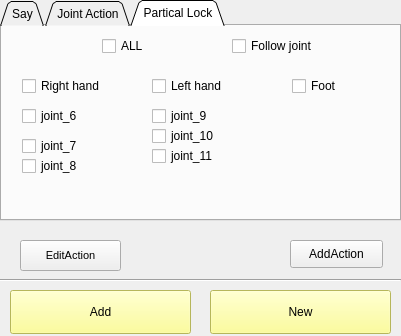
<?xml version="1.0" encoding="UTF-8"?>
<ui version="4.0">
 <class>AddActionFrom</class>
 <widget class="QWidget" name="AddActionFrom">
  <property name="enabled">
   <bool>true</bool>
  </property>
  <property name="geometry">
   <rect>
    <x>0</x>
    <y>0</y>
    <width>401</width>
    <height>336</height>
   </rect>
  </property>
  <property name="windowTitle">
   <string>Add</string>
  </property>
  <widget class="QTabWidget" name="tabWidgetAction">
   <property name="geometry">
    <rect>
     <x>0</x>
     <y>0</y>
     <width>401</width>
     <height>221</height>
    </rect>
   </property>
   <property name="layoutDirection">
    <enum>Qt::LeftToRight</enum>
   </property>
   <property name="tabPosition">
    <enum>QTabWidget::North</enum>
   </property>
   <property name="tabShape">
    <enum>QTabWidget::Triangular</enum>
   </property>
   <property name="currentIndex">
    <number>2</number>
   </property>
   <property name="iconSize">
    <size>
     <width>20</width>
     <height>20</height>
    </size>
   </property>
   <property name="elideMode">
    <enum>Qt::ElideNone</enum>
   </property>
   <property name="tabBarAutoHide">
    <bool>false</bool>
   </property>
   <widget class="QWidget" name="Say">
    <attribute name="title">
     <string>Say</string>
    </attribute>
    <widget class="QLabel" name="lbNameSay">
     <property name="geometry">
      <rect>
       <x>10</x>
       <y>20</y>
       <width>81</width>
       <height>20</height>
      </rect>
     </property>
     <property name="text">
      <string>Name action:</string>
     </property>
     <property name="alignment">
      <set>Qt::AlignCenter</set>
     </property>
    </widget>
    <widget class="QTextEdit" name="txtNameSay">
     <property name="geometry">
      <rect>
       <x>90</x>
       <y>10</y>
       <width>291</width>
       <height>31</height>
      </rect>
     </property>
    </widget>
    <widget class="QPlainTextEdit" name="txtSay">
     <property name="geometry">
      <rect>
       <x>90</x>
       <y>60</y>
       <width>291</width>
       <height>131</height>
      </rect>
     </property>
     <property name="plainText">
      <string/>
     </property>
    </widget>
    <widget class="QLabel" name="lbSay">
     <property name="geometry">
      <rect>
       <x>10</x>
       <y>60</y>
       <width>71</width>
       <height>21</height>
      </rect>
     </property>
     <property name="text">
      <string>Say:</string>
     </property>
     <property name="alignment">
      <set>Qt::AlignCenter</set>
     </property>
    </widget>
   </widget>
   <widget class="QWidget" name="ActionBasic">
    <attribute name="title">
     <string>Joint Action</string>
    </attribute>
    <widget class="QListWidget" name="listWidgetActionBasic">
     <property name="geometry">
      <rect>
       <x>0</x>
       <y>0</y>
       <width>401</width>
       <height>191</height>
      </rect>
     </property>
    </widget>
   </widget>
   <widget class="QWidget" name="Plock">
    <attribute name="title">
     <string>Partical Lock</string>
    </attribute>
    <widget class="QCheckBox" name="checkBoxALL">
     <property name="geometry">
      <rect>
       <x>100</x>
       <y>10</y>
       <width>81</width>
       <height>20</height>
      </rect>
     </property>
     <property name="text">
      <string>ALL</string>
     </property>
    </widget>
    <widget class="QCheckBox" name="checkBoxHR">
     <property name="geometry">
      <rect>
       <x>20</x>
       <y>50</y>
       <width>91</width>
       <height>20</height>
      </rect>
     </property>
     <property name="text">
      <string>Right hand</string>
     </property>
    </widget>
    <widget class="QCheckBox" name="checkBoxHL">
     <property name="geometry">
      <rect>
       <x>150</x>
       <y>50</y>
       <width>91</width>
       <height>20</height>
      </rect>
     </property>
     <property name="text">
      <string>Left hand</string>
     </property>
    </widget>
    <widget class="QCheckBox" name="checkBoxF">
     <property name="geometry">
      <rect>
       <x>290</x>
       <y>50</y>
       <width>91</width>
       <height>20</height>
      </rect>
     </property>
     <property name="text">
      <string>Foot</string>
     </property>
    </widget>
    <widget class="QCheckBox" name="checkBoxFJ">
     <property name="geometry">
      <rect>
       <x>230</x>
       <y>10</y>
       <width>101</width>
       <height>20</height>
      </rect>
     </property>
     <property name="text">
      <string>Follow joint</string>
     </property>
    </widget>
    <widget class="QCheckBox" name="checkBoxH_9">
     <property name="geometry">
      <rect>
       <x>150</x>
       <y>80</y>
       <width>91</width>
       <height>20</height>
      </rect>
     </property>
     <property name="text">
      <string>joint_9</string>
     </property>
    </widget>
    <widget class="QCheckBox" name="checkBoxH_10">
     <property name="geometry">
      <rect>
       <x>150</x>
       <y>100</y>
       <width>91</width>
       <height>20</height>
      </rect>
     </property>
     <property name="text">
      <string>joint_10</string>
     </property>
    </widget>
    <widget class="QCheckBox" name="checkBoxH_11">
     <property name="geometry">
      <rect>
       <x>150</x>
       <y>120</y>
       <width>91</width>
       <height>20</height>
      </rect>
     </property>
     <property name="text">
      <string>joint_11</string>
     </property>
    </widget>
    <widget class="QCheckBox" name="checkBoxH_6">
     <property name="geometry">
      <rect>
       <x>20</x>
       <y>80</y>
       <width>91</width>
       <height>20</height>
      </rect>
     </property>
     <property name="text">
      <string>joint_6</string>
     </property>
    </widget>
    <widget class="QCheckBox" name="checkBoxH_7">
     <property name="geometry">
      <rect>
       <x>20</x>
       <y>110</y>
       <width>91</width>
       <height>20</height>
      </rect>
     </property>
     <property name="text">
      <string>joint_7</string>
     </property>
    </widget>
    <widget class="QCheckBox" name="checkBoxH_8">
     <property name="geometry">
      <rect>
       <x>20</x>
       <y>130</y>
       <width>91</width>
       <height>20</height>
      </rect>
     </property>
     <property name="text">
      <string>joint_8</string>
     </property>
    </widget>
   </widget>
  </widget>
  <widget class="QPushButton" name="btnSAVE">
   <property name="geometry">
    <rect>
     <x>290</x>
     <y>240</y>
     <width>93</width>
     <height>28</height>
    </rect>
   </property>
   <property name="text">
    <string>AddAction</string>
   </property>
  </widget>
  <widget class="Line" name="line">
   <property name="geometry">
    <rect>
     <x>0</x>
     <y>270</y>
     <width>401</width>
     <height>20</height>
    </rect>
   </property>
   <property name="orientation">
    <enum>Qt::Horizontal</enum>
   </property>
  </widget>
  <widget class="QPushButton" name="AddPoseButton">
   <property name="geometry">
    <rect>
     <x>10</x>
     <y>290</y>
     <width>181</width>
     <height>44</height>
    </rect>
   </property>
   <property name="styleSheet">
    <string notr="true">background-color: rgb(255, 255, 127);</string>
   </property>
   <property name="text">
    <string>Add</string>
   </property>
   <property name="icon">
    <iconset>
     <normalon>C:/Users/Dat/OneDrive/Desktop/Nhap_mon_tuong_tac_nguoi_may-main/pose.jpg</normalon>
    </iconset>
   </property>
   <property name="iconSize">
    <size>
     <width>34</width>
     <height>35</height>
    </size>
   </property>
  </widget>
  <widget class="QPushButton" name="NewPoseButton">
   <property name="geometry">
    <rect>
     <x>210</x>
     <y>290</y>
     <width>181</width>
     <height>44</height>
    </rect>
   </property>
   <property name="styleSheet">
    <string notr="true">background-color: rgb(255, 255, 127);</string>
   </property>
   <property name="text">
    <string>New</string>
   </property>
   <property name="icon">
    <iconset>
     <normalon>C:/Users/Dat/OneDrive/Desktop/Nhap_mon_tuong_tac_nguoi_may-main/pose.jpg</normalon>
    </iconset>
   </property>
   <property name="iconSize">
    <size>
     <width>35</width>
     <height>35</height>
    </size>
   </property>
  </widget>
  <widget class="QPushButton" name="btnJointAction">
   <property name="enabled">
    <bool>true</bool>
   </property>
   <property name="geometry">
    <rect>
     <x>20</x>
     <y>240</y>
     <width>101</width>
     <height>31</height>
    </rect>
   </property>
   <property name="font">
    <font>
     <pointsize>8</pointsize>
     <weight>50</weight>
     <bold>false</bold>
    </font>
   </property>
   <property name="text">
    <string>EditAction</string>
   </property>
  </widget>
 </widget>
 <resources/>
 <connections/>
</ui>
